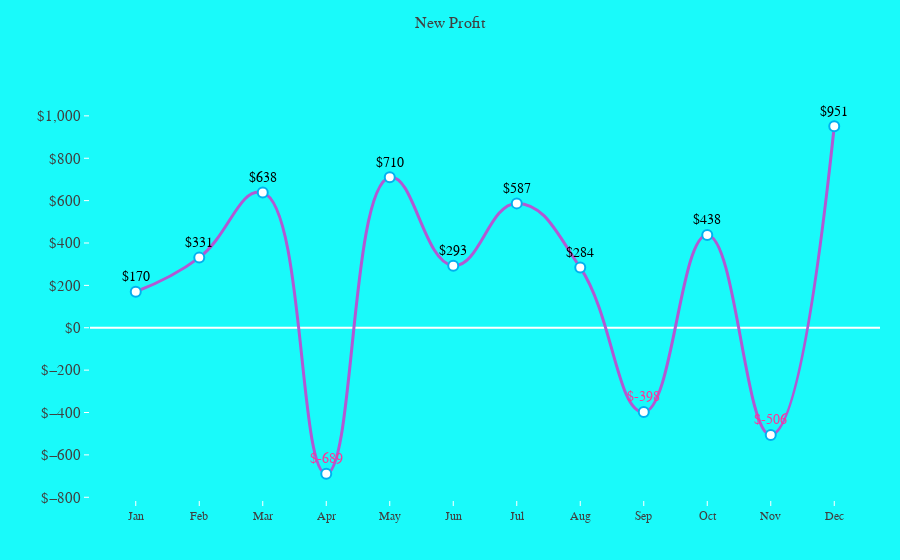

The notebook cell this image was saved under:
### Code cell
net_profit = df['net profit']
months = df['months']
text_color = np.where(net_profit > 0, 'black','#FF3399')

trace = go.Scatter(
      x = months,
      y = net_profit,
      text = net_profit,
      texttemplate = '$' + '%{text:, .0f}',
      textposition = 'top center',
      textfont = dict(
            family = 'Calibri',
            size = 14,
            color = text_color
      ),
      mode = 'markers+lines+text',
      line = dict(
            shape = "spline",
            smoothing = 1.3,
            width = 3,
            color = '#B258D3'
      ),
      marker = dict(
            size = 10,
            symbol = 'circle',
            color = '#FFFFFF',
            line = dict(color = '#00B0F0', width = 2)
      ),
      hoverinfo = 'text',
      hovertext = 
            '<b>Month</b>: ' + months.astype(str) + '<br>'+
            '<b>Net Profit</b>: $' + [f'{x:,.0f}' for x in net_profit]
)

data = [trace]

layout = go.Layout(
      plot_bgcolor = 'rgba(250,0,0,0)',
      paper_bgcolor = 'rgba(25,250,250,255)',
      title = dict(
            text = 'New Profit',
            y = 0.97,
            x = 0.5,
            xanchor = 'center',
            yanchor = 'top'
      ),
      titlefont = dict(
            color = '#404040',
            size = 16,
            family = 'Calibri'
      ),
      margin = dict(r=20,t=100,b=30,l=70),
      xaxis = dict(
            title = '<b></b>',
            visible = True,
            color = 'white',
            showline = False,
            showgrid = False,
            showticklabels = True,
            linecolor = 'white',
            linewidth = 1,
            ticks = 'outside',
            tickfont = dict(
                  family = 'Arial',
                  size = 12,
                  color = '#404040'
            )
      ),
      yaxis = dict(
            title = '<b></b>',
            tickprefix ='$',
            tickformat = ',.0f',
            visible = True,
            color = 'white',
            showline = False,
            showgrid = False,
            showticklabels = True,
            linecolor = 'white',
            linewidth = 1,
            ticks = 'outside',
            tickfont = dict(
                  family = 'Calibri',
                  size = 15,
                  color = '#404040'
            )
      )

)

fig = go.Figure(data=data, layout=layout)
pio.show(fig)

### Figure 1 — Plotly figure (JSON) as saved in the notebook; plotly's stock layout.template omitted (floating-point values rounded to 4 significant figures)
{"data": [{"hoverinfo": "text", "hovertext": ["<b>Month</b>: Jan<br><b>Net Profit</b>: $170", "<b>Month</b>: Feb<br><b>Net Profit</b>: $331", "<b>Month</b>: Mar<br><b>Net Profit</b>: $638", "<b>Month</b>: Apr<br><b>Net Profit</b>: $-689", "<b>Month</b>: May<br><b>Net Profit</b>: $710", "<b>Month</b>: Jun<br><b>Net Profit</b>: $293", "<b>Month</b>: Jul<br><b>Net Profit</b>: $587", "<b>Month</b>: Aug<br><b>Net Profit</b>: $284", "<b>Month</b>: Sep<br><b>Net Profit</b>: $-398", "<b>Month</b>: Oct<br><b>Net Profit</b>: $438", "<b>Month</b>: Nov<br><b>Net Profit</b>: $-506", "<b>Month</b>: Dec<br><b>Net Profit</b>: $951"], "line": {"color": "#B258D3", "shape": "spline", "smoothing": 1.3, "width": 3}, "marker": {"color": "#FFFFFF", "line": {"color": "#00B0F0", "width": 2}, "size": 10, "symbol": "circle"}, "mode": "markers+lines+text", "text": [170, 331, 638, -689, 710, 293, 587, 284, -398, 438, -506, 951], "textfont": {"color": ["black", "black", "black", "#FF3399", "black", "black", "black", "black", "#FF3399", "black", "#FF3399", "black"], "family": "Calibri", "size": 14}, "textposition": "top center", "texttemplate": "$%{text:, .0f}", "type": "scatter", "x": ["Jan", "Feb", "Mar", "Apr", "May", "Jun", "Jul", "Aug", "Sep", "Oct", "Nov", "Dec"], "y": [170, 331, 638, -689, 710, 293, 587, 284, -398, 438, -506, 951]}], "layout": {"margin": {"b": 30, "l": 70, "r": 20, "t": 100}, "paper_bgcolor": "rgba(25,250,250,255)", "plot_bgcolor": "rgba(250,0,0,0)", "title": {"font": {"color": "#404040", "family": "Calibri", "size": 16}, "text": "New Profit", "x": 0.5, "xanchor": "center", "y": 0.97, "yanchor": "top"}, "xaxis": {"color": "white", "linecolor": "white", "linewidth": 1, "showgrid": false, "showline": false, "showticklabels": true, "tickfont": {"color": "#404040", "family": "Arial", "size": 12}, "ticks": "outside", "title": {"text": "<b></b>"}, "visible": true}, "yaxis": {"color": "white", "linecolor": "white", "linewidth": 1, "showgrid": false, "showline": false, "showticklabels": true, "tickfont": {"color": "#404040", "family": "Calibri", "size": 15}, "tickformat": ",.0f", "tickprefix": "$", "ticks": "outside", "title": {"text": "<b></b>"}, "visible": true}}}
